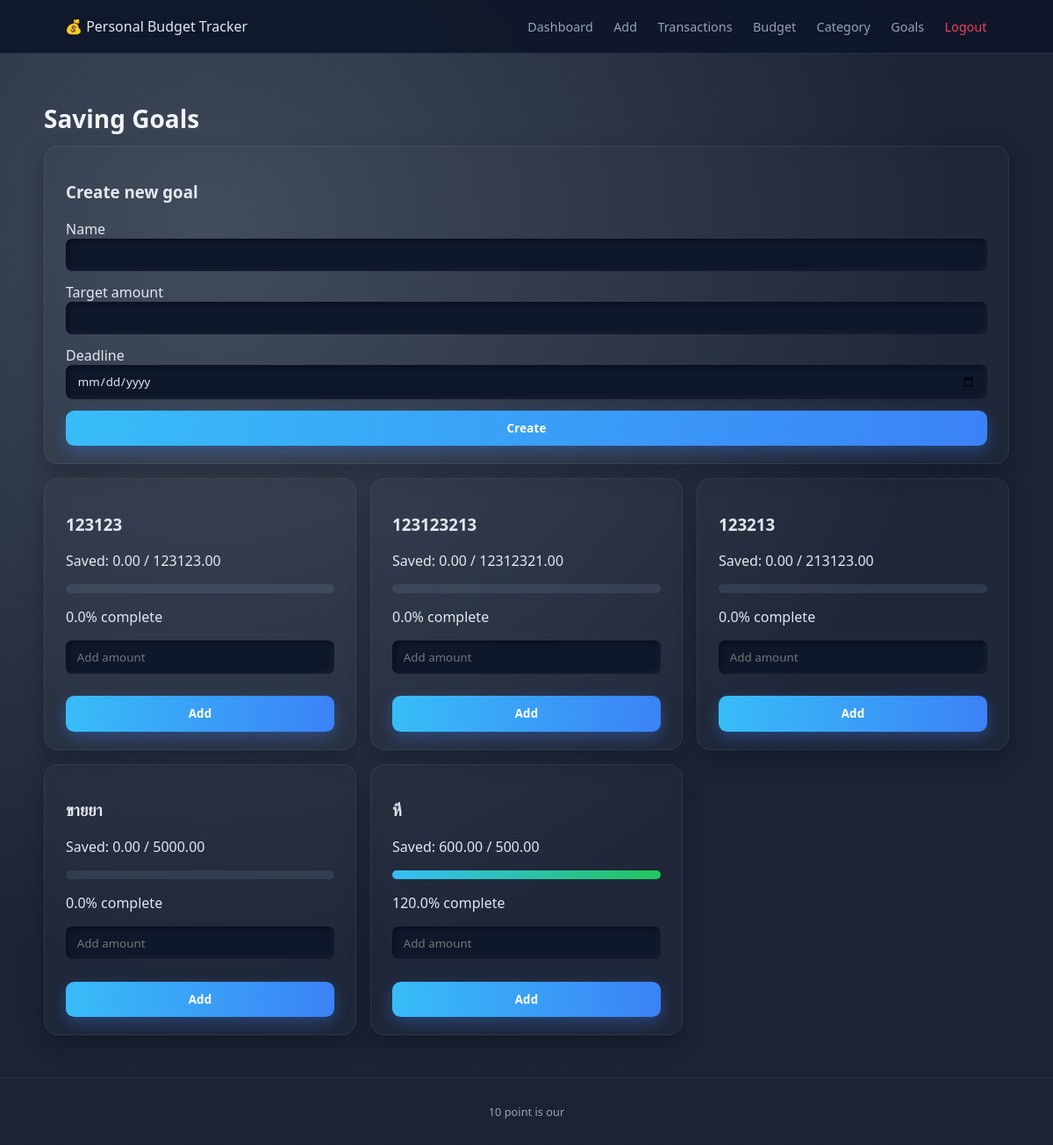
The page /goals (signed in) on the database its author committed.
### tables this page shows
CREATE TABLE goals(
        id INTEGER PRIMARY KEY AUTOINCREMENT,
        user_id INTEGER NOT NULL,
        name TEXT NOT NULL,
        target_amount REAL NOT NULL,
        current_amount REAL NOT NULL DEFAULT 0,
        deadline TEXT
    );

### app.py (the view, shortened to what this page needs)
@app.route('/goals', methods=['GET','POST'])
def goals():
    user = current_user()
    if not user:
        return redirect(url_for('login'))
    conn = get_db(); c = conn.cursor()
    c.execute('SELECT * FROM goals WHERE user_id=? ORDER BY id DESC',(user['id'],))
    gs = c.fetchall(); conn.close()
    return render_template('goals.html', goals=gs)

### app.py (called while the page is built)
def get_db():
    conn = sqlite3.connect(DB_PATH)
    conn.row_factory = sqlite3.Row
    return conn

def add_column_if_missing(conn, table, col_name, col_sql):
    cur = conn.cursor()
    cols = [r[1] for r in cur.execute(f"PRAGMA table_info({table})").fetchall()]
    if col_name not in cols:
        cur.execute(f"ALTER TABLE {table} ADD COLUMN {col_name} {col_sql}")
        conn.commit()

@app.before_request
def before_request():
    init_db()

def current_user():
    if 'user_id' in session:
        return {'id': session['user_id'], 'username': session.get('username')}
    return None

### templates/goals.html (shortened to what this page needs)
{% extends "base.html" %}
{% block content %}
<h2 class="page-title">Saving Goals</h2>
<form method="post" class="card form-card mb">
  <h3>Create new goal</h3>
  <label>Name</label>
  <input type="text" name="name" required>
  <label>Target amount</label>
  <input type="number" step="0.01" name="target_amount" required>
  <label>Deadline</label>
  <input type="date" name="deadline">
  <button type="submit">Create</button>
</form>
<div class="grid-2">
  {% for g in goals %}
    {% set progress = (g['current_amount'] / g['target_amount'] * 100) if g['target_amount'] else 0 %}
    <div class="card">
      <h3>{{ g['name'] }}</h3>
      <p>Saved: {{ "%.2f"|format(g['current_amount']) }} / {{ "%.2f"|format(g['target_amount']) }}</p>
      <div class="progress-bar">
        <div class="progress-fill" style="width: {{ progress if progress<=100 else 100 }}%"></div>
      </div>
      <p>{{ "%.1f"|format(progress) }}% complete</p>
      <form method="post" action="{{ url_for('goal_deposit', goal_id=g['id']) }}" class="form-inline mt">
        <input type="number" step="0.01" name="amount" placeholder="Add amount" required>
        <button type="submit">Add</button>
      </form>
    </div>
  {% endfor %}
</div>
{% endblock %}

### static/style.css (style rules this page uses)
:root { --bg: #394155; --bg-card: #111827; --text: #e2e8f0; --muted: #94a3b8; --accent: #38bdf8; --danger: #f43f5e; --success: #22c55e; --radius: 1rem; --shadow: 0 10px 25px rgba(0,0,0,.25); }
* { box-sizing: border-box; font-family: system-ui, -apple-system, BlinkMacSystemFont, 'Segoe UI', sans-serif; }
body { margin: 0; background: radial-gradient(circle at 20% 20%, rgba(30, 41, 59, 0.85), rgba(15, 23, 42, 0.95) 60%), url('https://images.unsplash.com/photo-1534796636912-3b95b3ab5986?q=80&w=2071&auto=format&fit=crop'); background-position: center center; background-size: cover; background-attachment: fixed; color: var(--text); min-height: 100vh; display: flex; flex-direction: column; }
.page-title { margin-bottom:.75rem; font-size:1.75rem; font-weight:700; color:#f1f5f9; }
.card { background: rgba(255,255,255,.02); border:1px solid rgba(148,163,184,.12); border-radius:var(--radius); padding:1.25rem 1.5rem; box-shadow:var(--shadow); backdrop-filter: blur(8px); transition:transform .15s ease, border-color .15s ease, box-shadow .15s ease, opacity .4s ease; opacity:0; animation:fadeIn .5s forwards; }
.grid-2 { display:grid; grid-template-columns:repeat(auto-fit,minmax(280px,1fr)); gap:1rem; }
.mt { margin-top:1rem; }
.mb { margin-bottom:1rem; }
form input, form select { width:100%; padding:.6rem .8rem; border-radius:.5rem; border:none; outline:none; margin-bottom:.8rem; color:var(--text); background:#0f172a; box-shadow: inset 2px 2px 5px #0a0f1a, inset -2px -2px 5px #1a2233; }
form button { width:100%; padding:.7rem .8rem; border-radius:.6rem; border:none; cursor:pointer; background: linear-gradient(90deg, #38bdf8, #3b82f6); color:#fff; font-weight:700; letter-spacing:.2px; box-shadow: 0 6px 18px rgba(59,130,246,.35); transition: transform .15s ease, opacity .15s ease; }
.form-inline { display:flex; gap:.8rem; align-items:flex-end; flex-wrap:wrap; }
.progress-bar { width:100%; height:10px; background:rgba(148,163,184,.15); border-radius:999px; overflow:hidden; margin:.5rem 0 1rem; }
.progress-fill { height:100%; background:linear-gradient(90deg,#38bdf8,#22c55e); }

### rows shown on the page
goals: name "123123", current_amount "0.00", target_amount "123123.00", current_amount "0.0"
goals: name "123123213", current_amount "0.00", target_amount "12312321.00", current_amount "0.0"
goals: name "123213", current_amount "0.00", target_amount "213123.00", current_amount "0.0"
goals: name "ขายยา", current_amount "0.00", target_amount "5000.00", current_amount "0.0"
goals: name "หี", current_amount "600.00", target_amount "500.00", {{ progress if progress<=100 else 100 }} 100 (drawn), progress "120.0"
